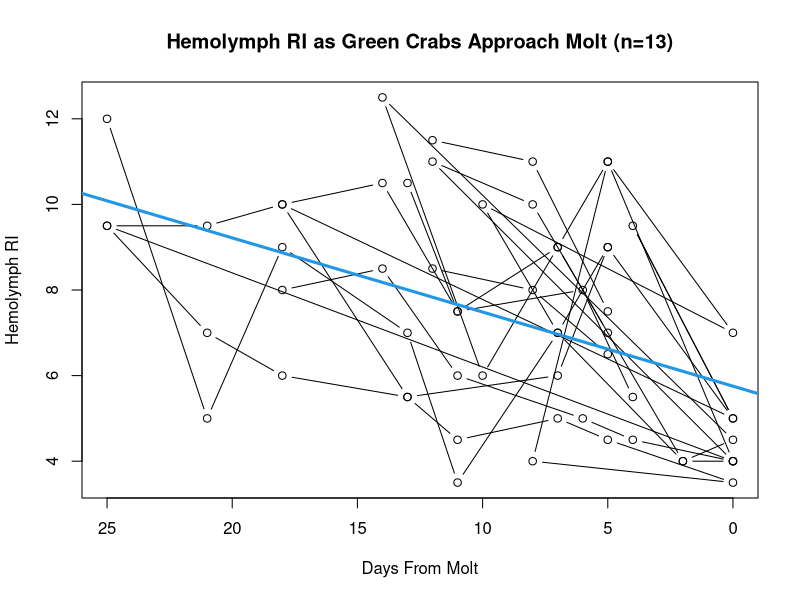
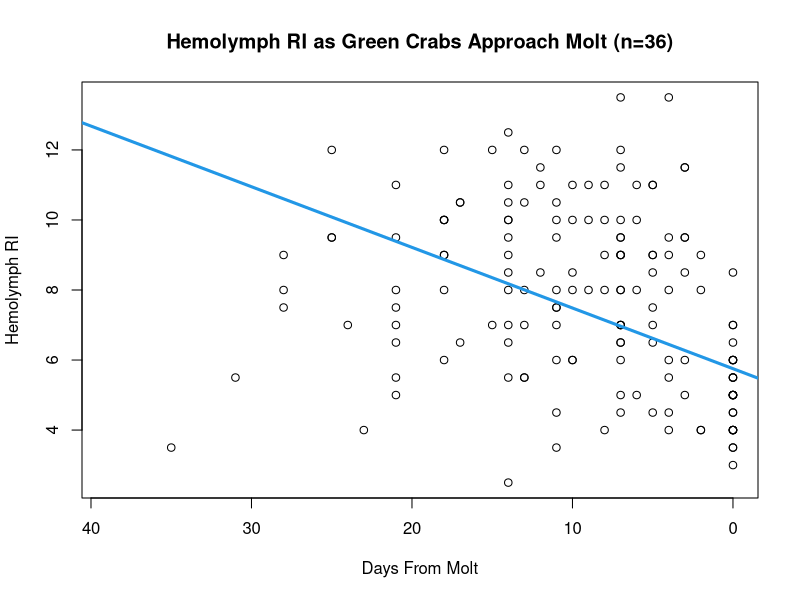
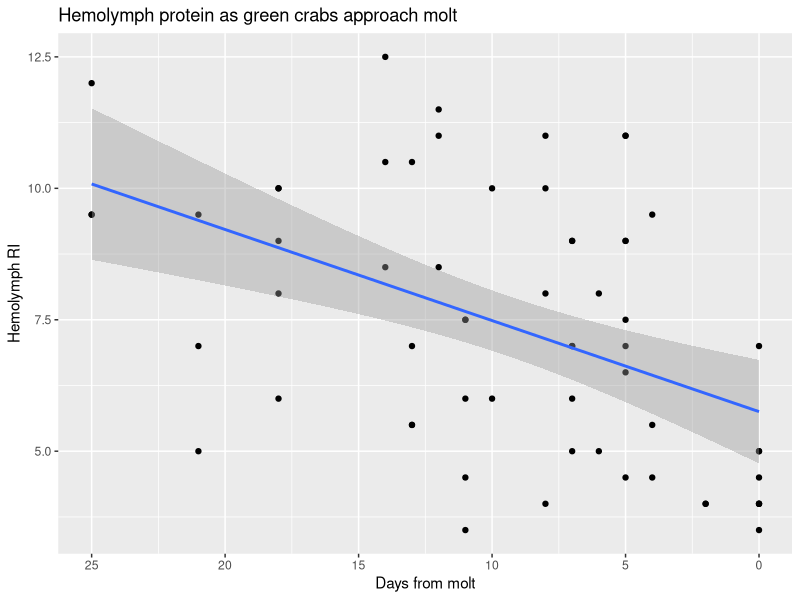
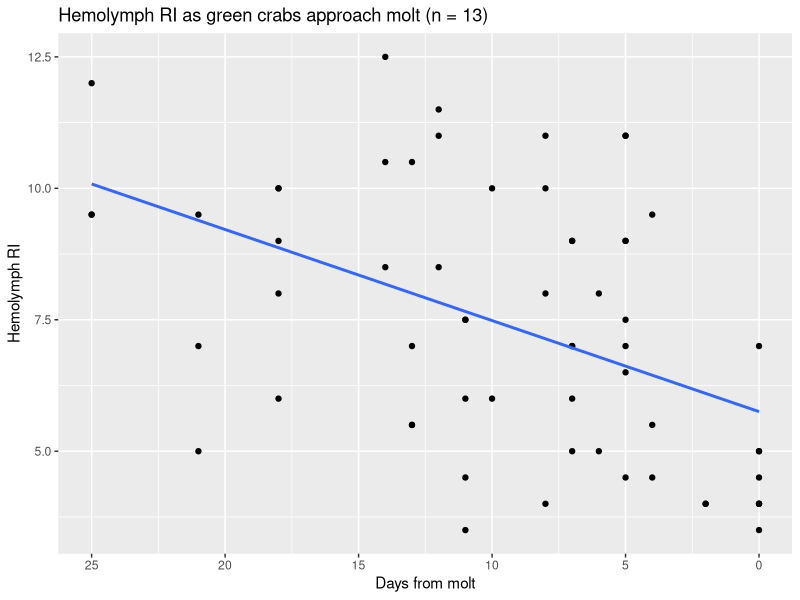
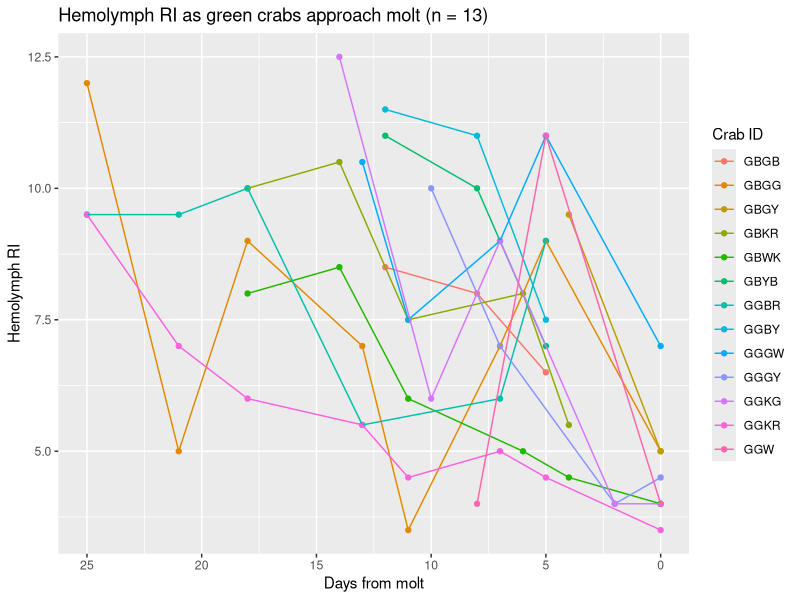
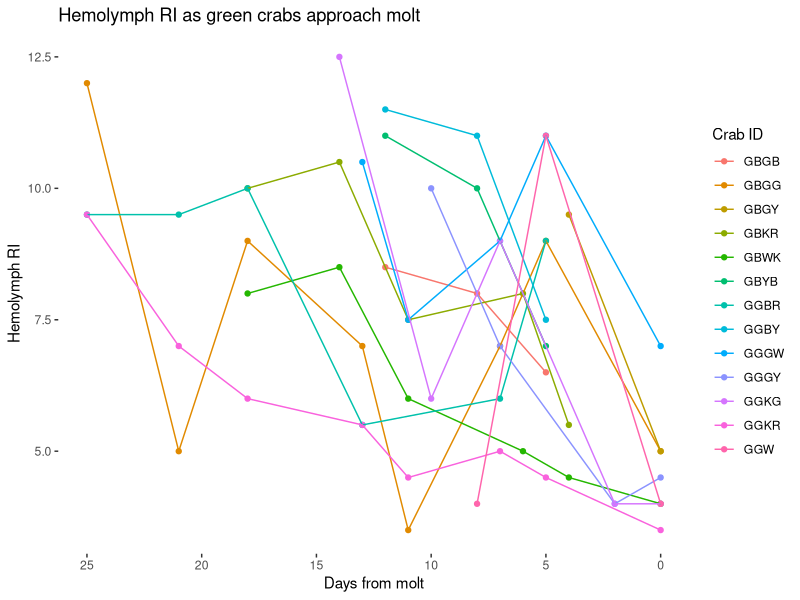
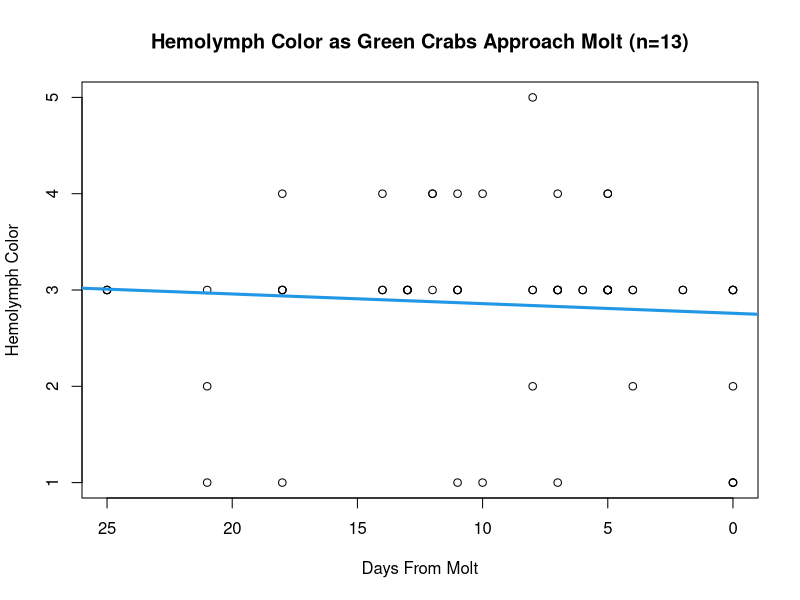
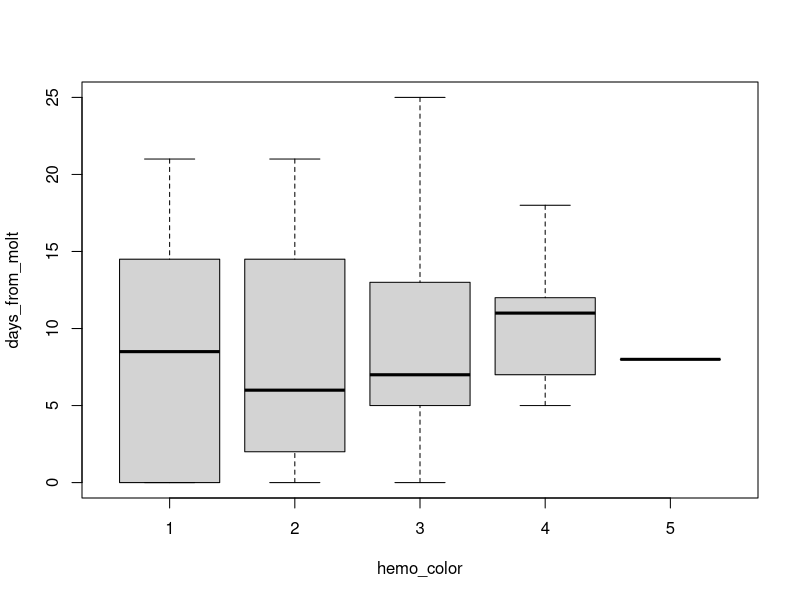

The R script that drew these images, in order:
## ---- chunk 1

molt_dat <- read.csv("../data/wl_molt_dat.csv")
# read in .csv
# contains information from WL 2022
# used for preliminary graphs

molt_dat_2 <- read.csv("../data/wl_cml_molt_dat.csv")
# read in updated .csv
# contains information from 2021, 2022, CML, and WL


library(dplyr)
library(car)
library(ggplot2)
# load relevant libraries for stats analysis
## ---- chunk 2

# 2022 WL crabs

plot(hemo_ri ~ days_from_molt, data = molt_dat,
     main = "Hemolymph RI as Green Crabs Approach Molt (n=13)",
     xlim = rev(range(days_from_molt)),
     xlab = "Days From Molt", 
     ylab = "Hemolymph RI",
     type = "b")
abline(lm (hemo_ri ~ days_from_molt, data = molt_dat), col = 4, lwd = 3)

# plots hemo ri vs days from molt for all 13 crabs
# need to reverse x axis to count down to molt
# appears to be downward trend in hemolymph RI as crabs approach molt
# need to investigate on an individual level
## ---- chunk 3
# WL and CML 2021-2022

plot(hemo_ri ~ days_from_molt, data = molt_dat_2,
     main = "Hemolymph RI as Green Crabs Approach Molt (n=36)",
     xlim = rev(range(days_from_molt)),
     xlab = "Days From Molt", 
     ylab = "Hemolymph RI")
abline(lm (hemo_ri ~ days_from_molt, data = molt_dat), col = 4, lwd = 3)

## ---- chunk 4

# WL 2022 data

molt_dat %>% 
        # pipes molt data into ggplot
  ggplot(aes(x = days_from_molt, y = hemo_ri)) + 
        # populates plot with hemo ri info and defines color with crab ID
    geom_point() + geom_smooth(method=lm) + 
        # specifies type of plot -- linear model with 95 percent confidence
        scale_x_reverse() + 
        # reverses x axis so information counts down to molt
        xlab("Days from molt") + 
        ylab ("Hemolymph RI") +
        ggtitle("Hemolymph protein as green crabs approach molt")
        # renames x and y labels and title

## ---- chunk 5

# WL 2022 data
molt_dat %>% 
        # pipes molt data into ggplot
  ggplot(aes(x = days_from_molt, y = hemo_ri)) + 
        # populates plot with hemo ri info and defines color with crab ID
    geom_point() + geom_smooth(method=lm, se=FALSE) + 
        # specifies type of plot -- linear model without confidence int
        scale_x_reverse() + 
        # reverses x axis so information counts down to molt
        xlab("Days from molt") + 
        ylab ("Hemolymph RI") +
        ggtitle("Hemolymph RI as green crabs approach molt (n = 13)")
        # renames x and y labels and title


## ---- chunk 6

# WL 2022 data

library(ggplot2)
library(dplyr)

molt_dat %>% 
        # pipes molt data into ggplot
  ggplot(aes(x = days_from_molt, y = hemo_ri, colour = crab_id)) + 
        # populates plot with hemo ri info and defines color with crab ID
    geom_point() + geom_line() + 
        # specifies type of plot - scatter linear plot with crab IDs
        scale_x_reverse() + 
        # reverses x axis so information counts down to molt
        xlab("Days from molt") + 
        ylab ("Hemolymph RI") +
        ggtitle("Hemolymph RI as green crabs approach molt (n = 13)") +
        # renames x and y labels and title
        labs(col = "Crab ID") 
        # changes legend title
## ---- chunk 7

# WL 2022 data

library(ggplot2)
library(dplyr)

molt_dat %>% 
        # pipes molt data into ggplot
  ggplot(aes(x = days_from_molt, y = hemo_ri, colour = crab_id)) + 
        # populates plot with hemo ri info and defines color with crab ID
    geom_point() + geom_line() +
        # specifies type of plot - scatter linear plot with crab ids
        scale_x_reverse() + 
        # reverses x axis so information counts down to molt
        xlab("Days from molt") + 
        ylab ("Hemolymph RI") +
        ggtitle("Hemolymph RI as green crabs approach molt") +
        # renames x and y labels and title
        labs(col = "Crab ID") + 
        # changes legend title
        theme(panel.grid.major = element_blank(),
              panel.grid.minor = element_blank(), 
              panel.background = element_blank())
        # removes background grid from plot

## ---- chunk 8

# WL 2022 data

ri_mod <- lm(hemo_ri ~ days_from_molt, data = molt_dat)
summary(ri_mod)
anova(ri_mod)
car::Anova(ri_mod, type = 3)

# linear models for significance testing 
# r square of 0.22 -- weak correlation

## ---- chunk 9
# CML WL all data

ri_mod <- lm(hemo_ri ~ days_from_molt, data = molt_dat_2)
summary(ri_mod)
anova(ri_mod)
car::Anova(ri_mod, type = 3)

# linear models for significance testing 
# r square of 0.22 -- weak correlation

## ---- chunk 10

# WL 2022 data

plot(hemo_color ~ days_from_molt, data = molt_dat,
     main = "Hemolymph Color as Green Crabs Approach Molt (n=13)",
     xlim = rev(range(days_from_molt)),
     xlab = "Days From Molt", 
     ylab = "Hemolymph Color")
abline(lm (hemo_color ~ days_from_molt, data = molt_dat), col = 4, lwd = 3)


boxplot(days_from_molt ~ hemo_color, data = molt_dat)

# plots hemo color vs days from molt for all 13 crabs
# need to reverse x axis to count down to molt
# doesn't appear to be strong trend or correlation

## ---- chunk 11

# WL 2022 data

library(ggplot2)
library(dplyr)

molt_dat %>% 
        # pipes molt data into ggplot
  ggplot(aes(x = days_from_molt, y = hemo_color, colour = crab_id)) + 
        # populates plot with hemo color info and defines color with crab ID
    geom_point() + geom_line() + 
        # specifies type of plot
        scale_x_reverse() + 
        # reverses x axis so information counts down to molt
        xlab("Days from molt") + 
        ylab ("Hemolymph Color") +
        ggtitle("Hemolymph color as green crabs approach molt (n = 13") +
        # renames x and y labels and title
        labs(col = "Crab ID")
        # changes legend title
## ---- chunk 12

# WL 2022 data

col_mod <- lm(hemo_color ~ days_from_molt, data = molt_dat)
summary(col_mod)
anova(col_mod)
car::Anova(col_mod, type = 3)

# linear models for significance testing 

## ---- chunk 13

# WL 2022 data
# individual hemo color graphs over time

plot(hemo_color ~ days_from_molt, data = molt_dat,
     subset = crab_id == "GBGB",
     xlab = "Days From Molt", 
     ylab = "Hemolymph Color",
     type = "b")

plot(hemo_color ~ days_from_molt, data = molt_dat,
     subset = crab_id == "GBGG",
     xlab = "Days From Molt", 
     ylab = "Hemolymph Color",
     type = "b")

plot(hemo_color ~ days_from_molt, data = molt_dat,
     subset = crab_id == "GBGB",
     xlab = "Days From Molt", 
     ylab = "Hemolymph Color",
     type = "b")

plot(hemo_color ~ days_from_molt, data = molt_dat,
     subset = crab_id == "GBGY",
     xlab = "Days From Molt", 
     ylab = "Hemolymph Color",
     type = "b")

plot(hemo_color ~ days_from_molt, data = molt_dat,
     subset = crab_id == "GBKR",
     xlab = "Days From Molt", 
     ylab = "Hemolymph Color",
     type = "b")

plot(hemo_color ~ days_from_molt, data = molt_dat,
     subset = crab_id == "GBWK",
     xlab = "Days From Molt", 
     ylab = "Hemolymph Color",
     type = "b")

plot(hemo_color ~ days_from_molt, data = molt_dat,
     subset = crab_id == "GBYB",
     xlab = "Days From Molt", 
     ylab = "Hemolymph Color",
     type = "b")

plot(hemo_color ~ days_from_molt, data = molt_dat,
     subset = crab_id == "GGBR",
     xlab = "Days From Molt", 
     ylab = "Hemolymph Color",
     type = "b")

plot(hemo_color ~ days_from_molt, data = molt_dat,
     subset = crab_id == "GGBY",
     xlab = "Days From Molt", 
     ylab = "Hemolymph Color",
     type = "b")

plot(hemo_color ~ days_from_molt, data = molt_dat,
     subset = crab_id == "GGGW",
     xlab = "Days From Molt", 
     ylab = "Hemolymph Color",
     type = "b")

plot(hemo_color ~ days_from_molt, data = molt_dat,
     subset = crab_id == "GGGY",
     xlab = "Days From Molt", 
     ylab = "Hemolymph Color",
     type = "b")

plot(hemo_color ~ days_from_molt, data = molt_dat,
     subset = crab_id == "GGKG",
     xlab = "Days From Molt", 
     ylab = "Hemolymph Color",
     type = "b")

plot(hemo_color ~ days_from_molt, data = molt_dat,
     subset = crab_id == "GGKR",
     xlab = "Days From Molt", 
     ylab = "Hemolymph Color",
     type = "b")

plot(hemo_color ~ days_from_molt, data = molt_dat,
     subset = crab_id == "GGW",
     xlab = "Days From Molt", 
     ylab = "Hemolymph Color",
     type = "b")
## ---- chunk 14

# individual RI graphs over time
# appears that as crabs approach molt, RI decreases

plot(hemo_ri ~ days_from_molt, data = molt_dat,
     subset = crab_id == "GBGB",
     xlab = "Days From Molt",
     type = "b")

plot(hemo_ri ~ days_from_molt, data = molt_dat,
     subset = crab_id == "GBGG",
     xlab = "Days From Molt", 
     ylab = "Hemolymph RI",
     type = "b")

plot(hemo_ri ~ days_from_molt, data = molt_dat,
     subset = crab_id == "GBGB",
     xlab = "Days From Molt", 
     ylab = "Hemolymph RI",
     type = "b")

plot(hemo_ri ~ days_from_molt, data = molt_dat,
     subset = crab_id == "GBGY",
     xlab = "Days From Molt", 
     ylab = "Hemolymph RI",
     type = "b")

plot(hemo_ri ~ days_from_molt, data = molt_dat,
     subset = crab_id == "GBKR",
     xlab = "Days From Molt", 
     ylab = "Hemolymph RI",
     type = "b")

plot(hemo_ri ~ days_from_molt, data = molt_dat,
     subset = crab_id == "GBWK",
     xlab = "Days From Molt", 
     ylab = "Hemolymph RI",
     type = "b")

plot(hemo_ri ~ days_from_molt, data = molt_dat,
     subset = crab_id == "GBYB",
     xlab = "Days From Molt", 
     ylab = "Hemolymph RI",
     type = "b")

plot(hemo_ri ~ days_from_molt, data = molt_dat,
     subset = crab_id == "GGBR",
     xlab = "Days From Molt", 
     ylab = "Hemolymph RI",
     type = "b")

plot(hemo_ri ~ days_from_molt, data = molt_dat,
     subset = crab_id == "GGBY",
     xlab = "Days From Molt", 
     ylab = "Hemolymph RI",
     type = "b")

plot(hemo_ri ~ days_from_molt, data = molt_dat,
     subset = crab_id == "GGGW",
     xlab = "Days From Molt", 
     ylab = "Hemolymph RI",
     type = "b")

plot(hemo_ri ~ days_from_molt, data = molt_dat,
     subset = crab_id == "GGGY",
     xlab = "Days From Molt", 
     ylab = "Hemolymph RI",
     type = "b")

plot(hemo_ri ~ days_from_molt, data = molt_dat,
     subset = crab_id == "GGKG",
     xlab = "Days From Molt", 
     ylab = "Hemolymph RI",
     type = "b")

plot(hemo_ri ~ days_from_molt, data = molt_dat,
     subset = crab_id == "GGKR",
     xlab = "Days From Molt", 
     ylab = "Hemolymph RI",
     type = "b")

plot(hemo_ri ~ days_from_molt, data = molt_dat,
     subset = crab_id == "GGW",
     xlab = "Days From Molt", 
     ylab = "Hemolymph RI",
     type = "b")
